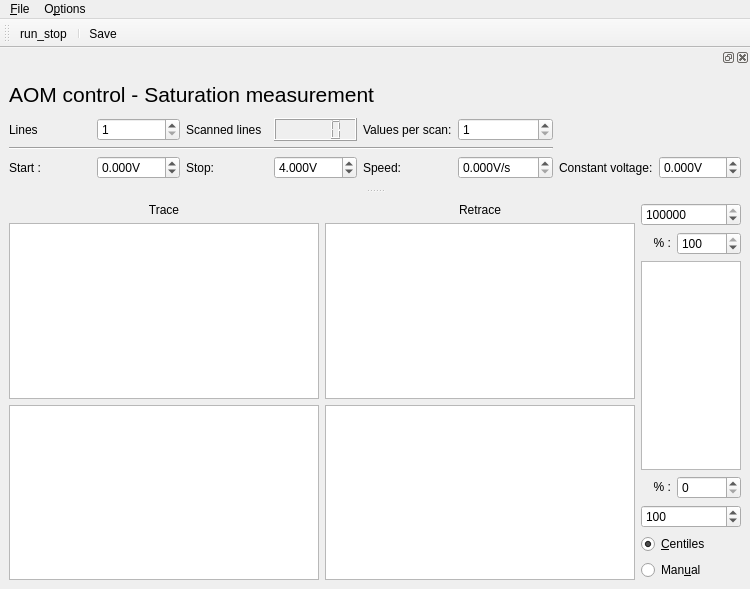
<?xml version="1.0" encoding="UTF-8"?>
<ui version="4.0">
 <class>MainWindow</class>
 <widget class="QMainWindow" name="MainWindow">
  <property name="geometry">
   <rect>
    <x>0</x>
    <y>0</y>
    <width>750</width>
    <height>589</height>
   </rect>
  </property>
  <property name="contextMenuPolicy">
   <enum>Qt::DefaultContextMenu</enum>
  </property>
  <property name="windowTitle">
   <string>qudi: Voltage Scanner (Laser)</string>
  </property>
  <widget class="QWidget" name="centralwidget">
   <layout class="QHBoxLayout" name="horizontalLayout">
    <item>
     <layout class="QGridLayout" name="plotGridLayout">
      <item row="0" column="0">
       <widget class="QLabel" name="traceLabel">
        <property name="text">
         <string>Trace</string>
        </property>
        <property name="alignment">
         <set>Qt::AlignCenter</set>
        </property>
       </widget>
      </item>
      <item row="0" column="1">
       <widget class="QLabel" name="retraceLabel">
        <property name="text">
         <string>Retrace</string>
        </property>
        <property name="alignment">
         <set>Qt::AlignCenter</set>
        </property>
       </widget>
      </item>
      <item row="1" column="0">
       <widget class="PlotWidget" name="voltscan_ViewWidget">
        <property name="sizePolicy">
         <sizepolicy hsizetype="Expanding" vsizetype="Expanding">
          <horstretch>1</horstretch>
          <verstretch>1</verstretch>
         </sizepolicy>
        </property>
       </widget>
      </item>
      <item row="1" column="1">
       <widget class="PlotWidget" name="voltscan2_ViewWidget">
        <property name="sizePolicy">
         <sizepolicy hsizetype="Expanding" vsizetype="Expanding">
          <horstretch>1</horstretch>
          <verstretch>1</verstretch>
         </sizepolicy>
        </property>
       </widget>
      </item>
      <item row="2" column="0">
       <widget class="PlotWidget" name="voltscan_matrix_ViewWidget">
        <property name="sizePolicy">
         <sizepolicy hsizetype="Expanding" vsizetype="Expanding">
          <horstretch>1</horstretch>
          <verstretch>1</verstretch>
         </sizepolicy>
        </property>
       </widget>
      </item>
      <item row="2" column="1">
       <widget class="PlotWidget" name="voltscan_matrix2_ViewWidget">
        <property name="sizePolicy">
         <sizepolicy hsizetype="Expanding" vsizetype="Expanding">
          <horstretch>1</horstretch>
          <verstretch>1</verstretch>
         </sizepolicy>
        </property>
       </widget>
      </item>
     </layout>
    </item>
    <item>
     <layout class="QGridLayout" name="gridLayout">
      <item row="4" column="0" colspan="2">
       <widget class="QSpinBox" name="voltscan_cb_min_InputWidget">
        <property name="maximum">
         <number>999999999</number>
        </property>
        <property name="value">
         <number>100</number>
        </property>
       </widget>
      </item>
      <item row="0" column="0" colspan="2">
       <widget class="QSpinBox" name="voltscan_cb_max_InputWidget">
        <property name="sizePolicy">
         <sizepolicy hsizetype="Minimum" vsizetype="Fixed">
          <horstretch>0</horstretch>
          <verstretch>0</verstretch>
         </sizepolicy>
        </property>
        <property name="minimum">
         <number>0</number>
        </property>
        <property name="maximum">
         <number>999999999</number>
        </property>
        <property name="value">
         <number>100000</number>
        </property>
       </widget>
      </item>
      <item row="1" column="1">
       <widget class="QSpinBox" name="voltscan_cb_high_centile_InputWidget">
        <property name="maximum">
         <number>100</number>
        </property>
        <property name="value">
         <number>100</number>
        </property>
       </widget>
      </item>
      <item row="3" column="0">
       <widget class="QLabel" name="percentLabel1">
        <property name="maximumSize">
         <size>
          <width>30</width>
          <height>16777215</height>
         </size>
        </property>
        <property name="text">
         <string>&lt;html&gt;&lt;head/&gt;&lt;body&gt;&lt;p align=&quot;right&quot;&gt;% :&lt;/p&gt;&lt;/body&gt;&lt;/html&gt;</string>
        </property>
       </widget>
      </item>
      <item row="1" column="0">
       <widget class="QLabel" name="percentLabel2">
        <property name="maximumSize">
         <size>
          <width>30</width>
          <height>16777215</height>
         </size>
        </property>
        <property name="text">
         <string>&lt;html&gt;&lt;head/&gt;&lt;body&gt;&lt;p align=&quot;right&quot;&gt;% :&lt;/p&gt;&lt;/body&gt;&lt;/html&gt;</string>
        </property>
       </widget>
      </item>
      <item row="6" column="0" colspan="2">
       <widget class="QRadioButton" name="voltscan_cb_manual_RadioButton">
        <property name="text">
         <string>Man&amp;ual</string>
        </property>
        <attribute name="buttonGroup">
         <string notr="true">buttonGroup</string>
        </attribute>
       </widget>
      </item>
      <item row="5" column="0" colspan="2">
       <widget class="QRadioButton" name="voltscan_cb_centiles_RadioButton">
        <property name="text">
         <string>&amp;Centiles</string>
        </property>
        <property name="checked">
         <bool>true</bool>
        </property>
        <attribute name="buttonGroup">
         <string notr="true">buttonGroup</string>
        </attribute>
       </widget>
      </item>
      <item row="3" column="1">
       <widget class="QSpinBox" name="voltscan_cb_low_centile_InputWidget">
        <property name="maximum">
         <number>100</number>
        </property>
       </widget>
      </item>
      <item row="2" column="0" colspan="2">
       <widget class="PlotWidget" name="voltscan_cb_ViewWidget">
        <property name="maximumSize">
         <size>
          <width>100</width>
          <height>16777215</height>
         </size>
        </property>
       </widget>
      </item>
     </layout>
    </item>
   </layout>
  </widget>
  <widget class="QMenuBar" name="menubar">
   <property name="geometry">
    <rect>
     <x>0</x>
     <y>0</y>
     <width>750</width>
     <height>21</height>
    </rect>
   </property>
   <widget class="QMenu" name="menu_File">
    <property name="title">
     <string>&amp;File</string>
    </property>
    <addaction name="action_Save"/>
    <addaction name="action_Exit"/>
   </widget>
   <widget class="QMenu" name="menu_Options">
    <property name="title">
     <string>O&amp;ptions</string>
    </property>
    <addaction name="action_Settings"/>
   </widget>
   <addaction name="menu_File"/>
   <addaction name="menu_Options"/>
  </widget>
  <widget class="QToolBar" name="toolBar">
   <property name="windowTitle">
    <string>toolBar</string>
   </property>
   <attribute name="toolBarArea">
    <enum>TopToolBarArea</enum>
   </attribute>
   <attribute name="toolBarBreak">
    <bool>false</bool>
   </attribute>
   <addaction name="action_run_stop"/>
   <addaction name="separator"/>
   <addaction name="action_Save"/>
  </widget>
  <widget class="QDockWidget" name="scan_control_DockWidget">
   <property name="sizePolicy">
    <sizepolicy hsizetype="Expanding" vsizetype="Preferred">
     <horstretch>0</horstretch>
     <verstretch>0</verstretch>
    </sizepolicy>
   </property>
   <property name="minimumSize">
    <size>
     <width>701</width>
     <height>140</height>
    </size>
   </property>
   <attribute name="dockWidgetArea">
    <number>4</number>
   </attribute>
   <widget class="QWidget" name="controlDockWidgetContents">
    <layout class="QGridLayout" name="gridLayout_11">
     <item row="1" column="0">
      <layout class="QGridLayout" name="controlGridLayout">
       <item row="0" column="4">
        <widget class="QLabel" name="resLabel">
         <property name="text">
          <string>Values per scan:</string>
         </property>
        </widget>
       </item>
       <item row="2" column="2">
        <widget class="QLabel" name="stopLabel">
         <property name="text">
          <string>Stop:</string>
         </property>
        </widget>
       </item>
       <item row="2" column="4">
        <widget class="QLabel" name="speedLabel">
         <property name="text">
          <string>Speed:</string>
         </property>
        </widget>
       </item>
       <item row="0" column="2">
        <widget class="QLabel" name="scannedLabel">
         <property name="text">
          <string>Scanned lines</string>
         </property>
        </widget>
       </item>
       <item row="0" column="0">
        <widget class="QLabel" name="linesLabel">
         <property name="text">
          <string>Lines</string>
         </property>
        </widget>
       </item>
       <item row="2" column="0">
        <widget class="QLabel" name="startLabel">
         <property name="text">
          <string>Start :</string>
         </property>
        </widget>
       </item>
       <item row="1" column="0" colspan="6">
        <widget class="Line" name="line">
         <property name="orientation">
          <enum>Qt::Horizontal</enum>
         </property>
        </widget>
       </item>
       <item row="0" column="3">
        <widget class="QLCDNumber" name="elapsed_lines_DisplayWidget"/>
       </item>
       <item row="2" column="6">
        <widget class="QLabel" name="constLabel">
         <property name="text">
          <string>Constant voltage:</string>
         </property>
        </widget>
       </item>
       <item row="2" column="1">
        <widget class="ScienDSpinBox" name="startDoubleSpinBox">
         <property name="suffix">
          <string>V</string>
         </property>
         <property name="decimals">
          <number>3</number>
         </property>
         <property name="minimum">
          <double>-99.000000000000000</double>
         </property>
        </widget>
       </item>
       <item row="2" column="3">
        <widget class="ScienDSpinBox" name="stopDoubleSpinBox">
         <property name="suffix">
          <string>V</string>
         </property>
         <property name="decimals">
          <number>3</number>
         </property>
         <property name="minimum">
          <double>-99.000000000000000</double>
         </property>
         <property name="value">
          <double>4.000000000000000</double>
         </property>
        </widget>
       </item>
       <item row="0" column="1">
        <widget class="QSpinBox" name="linesSpinBox">
         <property name="minimum">
          <number>1</number>
         </property>
         <property name="maximum">
          <number>999999</number>
         </property>
        </widget>
       </item>
       <item row="2" column="5">
        <widget class="ScienDSpinBox" name="speedDoubleSpinBox">
         <property name="suffix">
          <string>V/s</string>
         </property>
         <property name="decimals">
          <number>3</number>
         </property>
         <property name="maximum">
          <double>9999.989999999999782</double>
         </property>
        </widget>
       </item>
       <item row="2" column="7">
        <widget class="ScienDSpinBox" name="constDoubleSpinBox">
         <property name="suffix">
          <string>V</string>
         </property>
         <property name="decimals">
          <number>3</number>
         </property>
         <property name="minimum">
          <double>-99.000000000000000</double>
         </property>
        </widget>
       </item>
       <item row="0" column="5">
        <widget class="QSpinBox" name="resolutionSpinBox">
         <property name="minimum">
          <number>1</number>
         </property>
         <property name="maximum">
          <number>999999</number>
         </property>
        </widget>
       </item>
      </layout>
     </item>
     <item row="0" column="0">
      <widget class="QLabel" name="label">
       <property name="font">
        <font>
         <pointsize>16</pointsize>
        </font>
       </property>
       <property name="text">
        <string>AOM control - Saturation measurement</string>
       </property>
      </widget>
     </item>
    </layout>
   </widget>
  </widget>
  <action name="action_Settings">
   <property name="icon">
    <iconset>
     <normaloff>../../artwork/icons/oxygen/22x22/configure.png</normaloff>../../artwork/icons/oxygen/22x22/configure.png</iconset>
   </property>
   <property name="text">
    <string>&amp;Settings</string>
   </property>
  </action>
  <action name="action_Save">
   <property name="icon">
    <iconset>
     <normaloff>../../artwork/icons/oxygen/22x22/document-save.png</normaloff>../../artwork/icons/oxygen/22x22/document-save.png</iconset>
   </property>
   <property name="text">
    <string>&amp;Save</string>
   </property>
   <property name="toolTip">
    <string>Save odmr data</string>
   </property>
  </action>
  <action name="action_Exit">
   <property name="icon">
    <iconset>
     <normaloff>../../artwork/icons/oxygen/22x22/application-exit.png</normaloff>../../artwork/icons/oxygen/22x22/application-exit.png</iconset>
   </property>
   <property name="text">
    <string>&amp;Close</string>
   </property>
  </action>
  <action name="action_run_stop">
   <property name="checkable">
    <bool>true</bool>
   </property>
   <property name="icon">
    <iconset>
     <normaloff>../../artwork/icons/qudiTheme/22x22/start-counter.png</normaloff>../../artwork/icons/qudiTheme/22x22/start-counter.png</iconset>
   </property>
   <property name="text">
    <string>run_stop</string>
   </property>
  </action>
 </widget>
 <customwidgets>
  <customwidget>
   <class>PlotWidget</class>
   <extends>QGraphicsView</extends>
   <header>pyqtgraph</header>
  </customwidget>
  <customwidget>
   <class>ScienDSpinBox</class>
   <extends>QDoubleSpinBox</extends>
   <header>qtwidgets.scientific_spinbox.h</header>
  </customwidget>
 </customwidgets>
 <tabstops>
  <tabstop>linesSpinBox</tabstop>
  <tabstop>resolutionSpinBox</tabstop>
  <tabstop>startDoubleSpinBox</tabstop>
  <tabstop>stopDoubleSpinBox</tabstop>
  <tabstop>speedDoubleSpinBox</tabstop>
  <tabstop>constDoubleSpinBox</tabstop>
  <tabstop>voltscan_cb_max_InputWidget</tabstop>
  <tabstop>voltscan_cb_high_centile_InputWidget</tabstop>
  <tabstop>voltscan_cb_low_centile_InputWidget</tabstop>
  <tabstop>voltscan_cb_min_InputWidget</tabstop>
  <tabstop>voltscan_cb_centiles_RadioButton</tabstop>
  <tabstop>voltscan_cb_manual_RadioButton</tabstop>
  <tabstop>voltscan_ViewWidget</tabstop>
  <tabstop>voltscan2_ViewWidget</tabstop>
  <tabstop>voltscan_matrix_ViewWidget</tabstop>
  <tabstop>voltscan_matrix2_ViewWidget</tabstop>
  <tabstop>voltscan_cb_ViewWidget</tabstop>
 </tabstops>
 <resources/>
 <connections>
  <connection>
   <sender>action_Exit</sender>
   <signal>triggered()</signal>
   <receiver>MainWindow</receiver>
   <slot>close()</slot>
   <hints>
    <hint type="sourcelabel">
     <x>-1</x>
     <y>-1</y>
    </hint>
    <hint type="destinationlabel">
     <x>531</x>
     <y>347</y>
    </hint>
   </hints>
  </connection>
 </connections>
 <buttongroups>
  <buttongroup name="buttonGroup"/>
 </buttongroups>
</ui>
